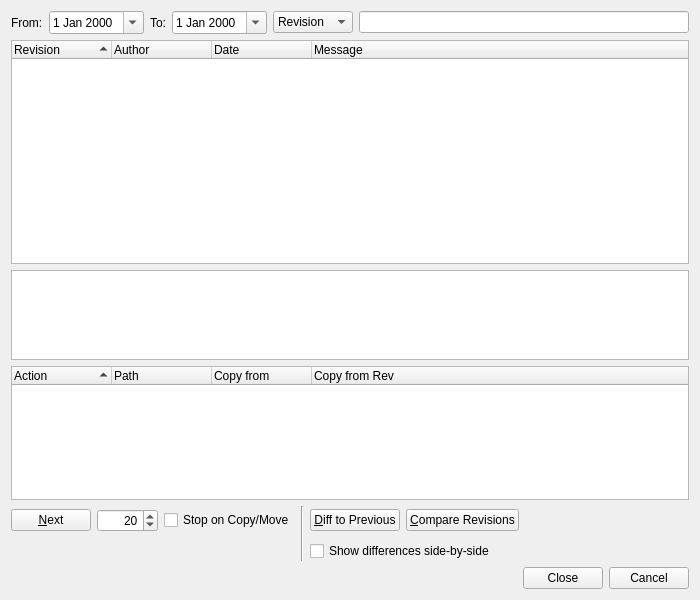
<?xml version="1.0" encoding="UTF-8"?>
<ui version="4.0">
 <class>SvnLogBrowserDialog</class>
 <widget class="QWidget" name="SvnLogBrowserDialog">
  <property name="geometry">
   <rect>
    <x>0</x>
    <y>0</y>
    <width>700</width>
    <height>600</height>
   </rect>
  </property>
  <property name="windowTitle">
   <string>Subversion Log</string>
  </property>
  <layout class="QVBoxLayout" name="verticalLayout">
   <item>
    <layout class="QHBoxLayout">
     <item>
      <widget class="QLabel" name="label">
       <property name="text">
        <string>From:</string>
       </property>
      </widget>
     </item>
     <item>
      <widget class="QDateEdit" name="fromDate">
       <property name="toolTip">
        <string>Enter the start date</string>
       </property>
       <property name="calendarPopup">
        <bool>true</bool>
       </property>
      </widget>
     </item>
     <item>
      <widget class="QLabel" name="label_2">
       <property name="text">
        <string>To:</string>
       </property>
      </widget>
     </item>
     <item>
      <widget class="QDateEdit" name="toDate">
       <property name="toolTip">
        <string>Enter the end date</string>
       </property>
       <property name="calendarPopup">
        <bool>true</bool>
       </property>
      </widget>
     </item>
     <item>
      <widget class="QComboBox" name="fieldCombo">
       <property name="toolTip">
        <string>Select the field to filter on</string>
       </property>
       <item>
        <property name="text">
         <string>Revision</string>
        </property>
       </item>
       <item>
        <property name="text">
         <string>Author</string>
        </property>
       </item>
       <item>
        <property name="text">
         <string>Message</string>
        </property>
       </item>
      </widget>
     </item>
     <item>
      <widget class="E5ClearableLineEdit" name="rxEdit">
       <property name="toolTip">
        <string>Enter the regular expression to filter on</string>
       </property>
      </widget>
     </item>
    </layout>
   </item>
   <item>
    <widget class="QTreeWidget" name="logTree">
     <property name="sizePolicy">
      <sizepolicy hsizetype="Expanding" vsizetype="Expanding">
       <horstretch>0</horstretch>
       <verstretch>5</verstretch>
      </sizepolicy>
     </property>
     <property name="alternatingRowColors">
      <bool>true</bool>
     </property>
     <property name="selectionMode">
      <enum>QAbstractItemView::ExtendedSelection</enum>
     </property>
     <property name="rootIsDecorated">
      <bool>false</bool>
     </property>
     <property name="itemsExpandable">
      <bool>false</bool>
     </property>
     <property name="sortingEnabled">
      <bool>true</bool>
     </property>
     <property name="allColumnsShowFocus">
      <bool>true</bool>
     </property>
     <column>
      <property name="text">
       <string>Revision</string>
      </property>
     </column>
     <column>
      <property name="text">
       <string>Author</string>
      </property>
     </column>
     <column>
      <property name="text">
       <string>Date</string>
      </property>
     </column>
     <column>
      <property name="text">
       <string>Message</string>
      </property>
     </column>
    </widget>
   </item>
   <item>
    <widget class="QTextEdit" name="messageEdit">
     <property name="sizePolicy">
      <sizepolicy hsizetype="Expanding" vsizetype="Expanding">
       <horstretch>0</horstretch>
       <verstretch>2</verstretch>
      </sizepolicy>
     </property>
     <property name="readOnly">
      <bool>true</bool>
     </property>
    </widget>
   </item>
   <item>
    <widget class="QTreeWidget" name="filesTree">
     <property name="sizePolicy">
      <sizepolicy hsizetype="Expanding" vsizetype="Expanding">
       <horstretch>0</horstretch>
       <verstretch>3</verstretch>
      </sizepolicy>
     </property>
     <property name="alternatingRowColors">
      <bool>true</bool>
     </property>
     <property name="rootIsDecorated">
      <bool>false</bool>
     </property>
     <property name="itemsExpandable">
      <bool>false</bool>
     </property>
     <property name="sortingEnabled">
      <bool>true</bool>
     </property>
     <property name="allColumnsShowFocus">
      <bool>true</bool>
     </property>
     <column>
      <property name="text">
       <string>Action</string>
      </property>
     </column>
     <column>
      <property name="text">
       <string>Path</string>
      </property>
     </column>
     <column>
      <property name="text">
       <string>Copy from</string>
      </property>
     </column>
     <column>
      <property name="text">
       <string>Copy from Rev</string>
      </property>
     </column>
    </widget>
   </item>
   <item>
    <layout class="QGridLayout" name="gridLayout">
     <item row="0" column="0">
      <widget class="QPushButton" name="nextButton">
       <property name="toolTip">
        <string>Press to get the next bunch of log entries</string>
       </property>
       <property name="text">
        <string>&amp;Next</string>
       </property>
      </widget>
     </item>
     <item row="0" column="1">
      <widget class="QSpinBox" name="limitSpinBox">
       <property name="toolTip">
        <string>Enter the limit of entries to fetch</string>
       </property>
       <property name="alignment">
        <set>Qt::AlignRight|Qt::AlignTrailing|Qt::AlignVCenter</set>
       </property>
       <property name="minimum">
        <number>1</number>
       </property>
       <property name="maximum">
        <number>10000</number>
       </property>
       <property name="value">
        <number>20</number>
       </property>
      </widget>
     </item>
     <item row="0" column="2">
      <widget class="QCheckBox" name="stopCheckBox">
       <property name="toolTip">
        <string>Select to stop listing log messages at a copy or move</string>
       </property>
       <property name="text">
        <string>Stop on Copy/Move</string>
       </property>
      </widget>
     </item>
     <item row="0" column="3" rowspan="2">
      <widget class="Line" name="line">
       <property name="orientation">
        <enum>Qt::Vertical</enum>
       </property>
      </widget>
     </item>
     <item row="0" column="4">
      <widget class="QPushButton" name="diffPreviousButton">
       <property name="toolTip">
        <string>Press to generate a diff to the previous revision</string>
       </property>
       <property name="text">
        <string>&amp;Diff to Previous</string>
       </property>
      </widget>
     </item>
     <item row="0" column="5">
      <widget class="QPushButton" name="diffRevisionsButton">
       <property name="toolTip">
        <string>Press to compare two revisions</string>
       </property>
       <property name="text">
        <string>&amp;Compare Revisions</string>
       </property>
      </widget>
     </item>
     <item row="0" column="6">
      <spacer>
       <property name="orientation">
        <enum>Qt::Horizontal</enum>
       </property>
       <property name="sizeHint" stdset="0">
        <size>
         <width>38</width>
         <height>29</height>
        </size>
       </property>
      </spacer>
     </item>
     <item row="1" column="4" colspan="3">
      <widget class="QCheckBox" name="sbsCheckBox">
       <property name="toolTip">
        <string>Select to show differences side-by-side</string>
       </property>
       <property name="text">
        <string>Show differences side-by-side</string>
       </property>
      </widget>
     </item>
    </layout>
   </item>
   <item>
    <widget class="QDialogButtonBox" name="buttonBox">
     <property name="orientation">
      <enum>Qt::Horizontal</enum>
     </property>
     <property name="standardButtons">
      <set>QDialogButtonBox::Cancel|QDialogButtonBox::Close</set>
     </property>
    </widget>
   </item>
  </layout>
 </widget>
 <customwidgets>
  <customwidget>
   <class>E5ClearableLineEdit</class>
   <extends>QLineEdit</extends>
   <header>E5Gui/E5LineEdit.h</header>
  </customwidget>
 </customwidgets>
 <tabstops>
  <tabstop>fromDate</tabstop>
  <tabstop>toDate</tabstop>
  <tabstop>fieldCombo</tabstop>
  <tabstop>rxEdit</tabstop>
  <tabstop>logTree</tabstop>
  <tabstop>messageEdit</tabstop>
  <tabstop>filesTree</tabstop>
  <tabstop>nextButton</tabstop>
  <tabstop>limitSpinBox</tabstop>
  <tabstop>stopCheckBox</tabstop>
  <tabstop>diffPreviousButton</tabstop>
  <tabstop>diffRevisionsButton</tabstop>
  <tabstop>sbsCheckBox</tabstop>
  <tabstop>buttonBox</tabstop>
 </tabstops>
 <resources/>
 <connections/>
</ui>
